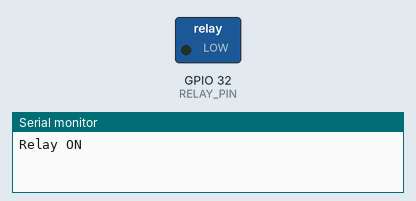
Recording of a sketch running on a simulated ESP32. On the bench: switched loads named in the sketch (green lamp = pin HIGH), the last lines printed to the serial monitor.

Above: at 1.0 s.
At 3.0 s:
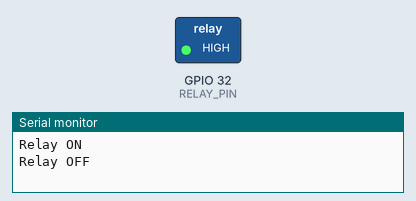
Timing chart, 0 to 5.2 s (numbered marks = the images above):
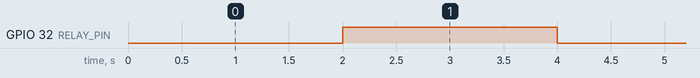

Measured:
- by itself, GPIO 32 (RELAY_PIN): alternates HIGH for 2.0 s and LOW for 2.0 s

The sketch:

RELAY_Test.ino
```cpp
#define RELAY_PIN 32  // pin sinyal relay

void setup() {
  Serial.begin(115200);
  pinMode(RELAY_PIN, OUTPUT);

  // Untuk relay low-level trigger:
  digitalWrite(RELAY_PIN, HIGH);  // relay OFF awal
}

void loop() {
  Serial.println("Relay ON");
  digitalWrite(RELAY_PIN, LOW);  // aktif (low trigger)
  delay(2000);

  Serial.println("Relay OFF");
  digitalWrite(RELAY_PIN, HIGH); // nonaktif
  delay(2000);
}
```
